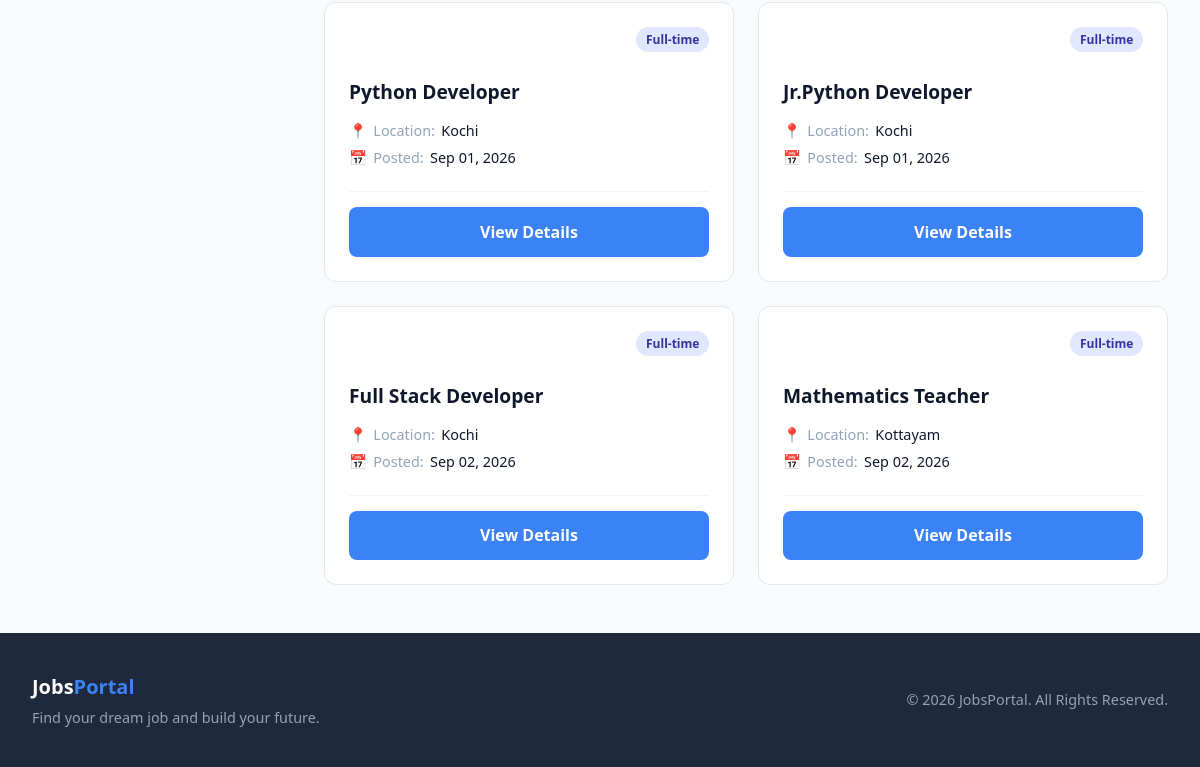
Before: /all-jobs (signed in, lower part) with the older database file.
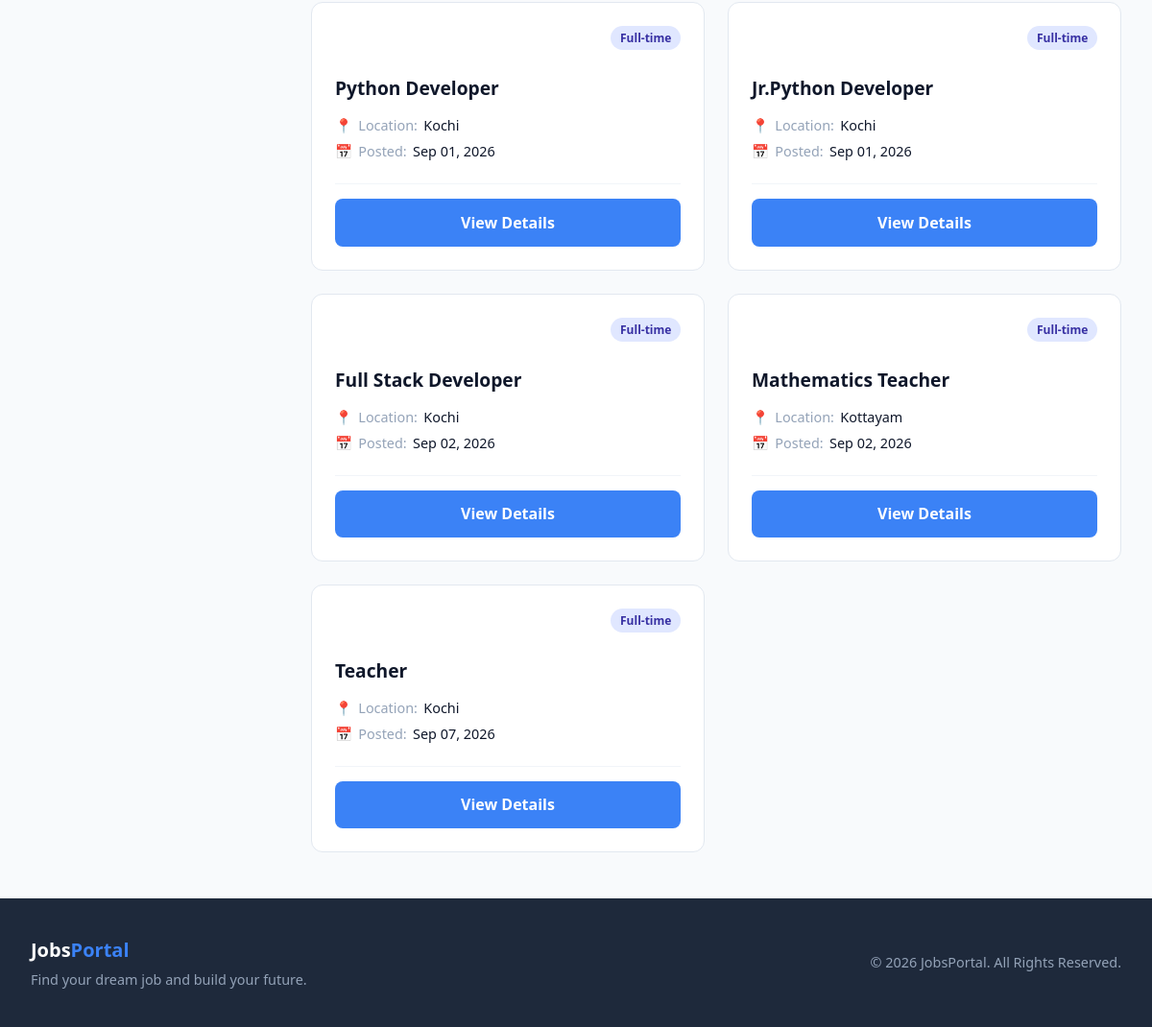
After: the same page with the newer database file.
### jobs/models.py (models this page shows, shortened)
class Jobs(models.Model):
    title=models.CharField(max_length=100)
    sector=models.ForeignKey(Sectors,on_delete=models.CASCADE)
    company=models.ForeignKey(Company,on_delete=models.CASCADE)
    location=models.CharField(max_length=50)
    description=models.TextField()
    salary=models.CharField(max_length=50)
    post_date=models.DateField(auto_now_add=True)
    slug=models.SlugField(blank=True)
    is_active=models.BooleanField(default=True)
    end_date=models.DateField()

### jobs/views.py (the view)
# urls.py: path("all-jobs",views.allJobs,name="all_jobs"),
@login_required
def allJobs(request, sector=None):
    if sector:
        job_posts = Jobs.objects.select_related("sector").filter(sector_id=sector,is_active=True)
    else:
        job_posts = Jobs.objects.select_related("sector").filter(is_active=True)
    for job in job_posts:
        job.has_applied = Applications.objects.filter(job=job,user=request.user).exists()
    return render(request, "all-jobs.html",{"jobs": job_posts})

### jobs/context_processors.py (called while the page is built)
def allSectors(request):
    all_sectors=Sectors.objects.all()
    return dict(sectors=all_sectors)

def notification_count(request):
    if request.user.is_authenticated and not request.user.is_superuser:
        count = Notification.objects.filter(user=request.user, is_read=False).count()
        return { "notification_count": count}
    return {"notification_count": 0}

### templates/all-jobs.html (shortened to what this page needs)
{% extends 'base.html' %}
{% load static %}
{% block extra_css %}
    <link rel="stylesheet" href="{% static 'css/styles.css' %}">
{% endblock %}
{% block content %}
<div class="jobs-page-layout">
    <main class="jobs-main-content">
        <section class="jobs-section">
            {% if jobs %}
            <div class="jobs-grid">
                {% for job in jobs %}
                <div class="job-card">
                    <div class="job-card-header">
                        <span class="job-badge">Full-time</span>
                    </div>
                    <h3 class="job-title">{{ job.title }}</h3>
                    <div class="job-meta">
                        <div class="meta-item">
                            <span class="meta-icon">📍</span>
                            <span class="meta-label">Location:</span>
                            <span class="meta-value">{{ job.location }}</span>
                        </div>
                        <div class="meta-item">
                            <span class="meta-icon">📅</span>
                            <span class="meta-label">Posted:</span>
                            <span class="meta-value">{{ job.post_date|date:"M d, Y" }}</span>
                        </div>
                    </div>
                    <div class="job-card-footer">
                        <a href="{% url 'job_detail' job.id %}" class="btn-primary btn-block">View Details</a>
                    </div>
                </div>
                {% endfor %}
            </div>
            {% endif %}
        </section>
    </main>
</div>
{% endblock %}

Changed rows visible on the page:
added Jobs: title "Teacher", location "Kochi", post_date "Sep 07, 2026"
